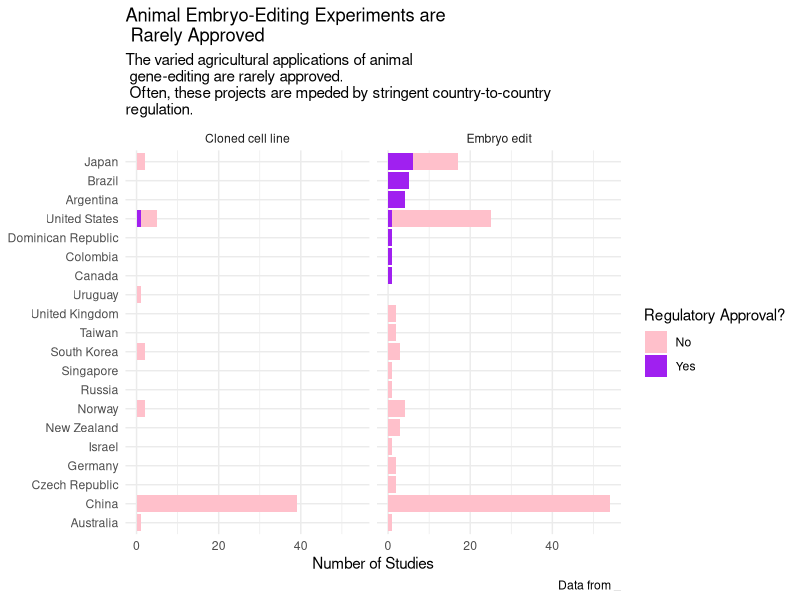
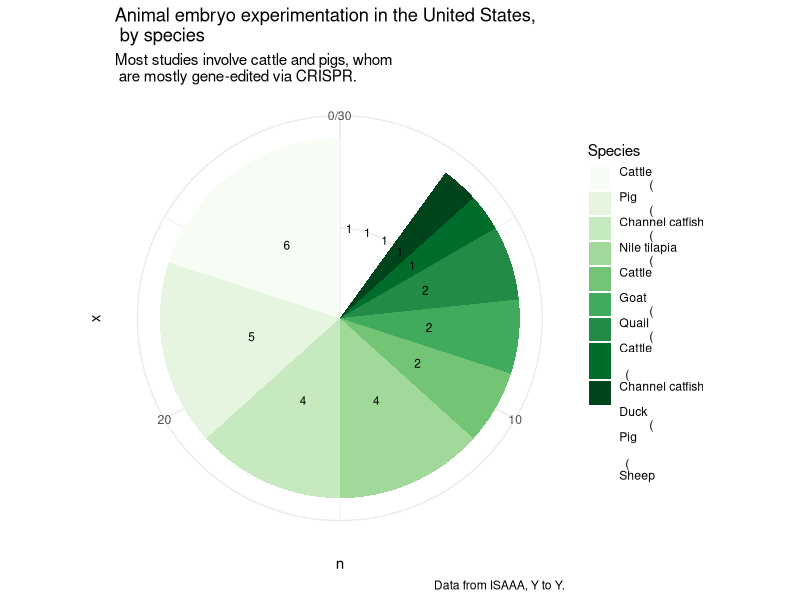
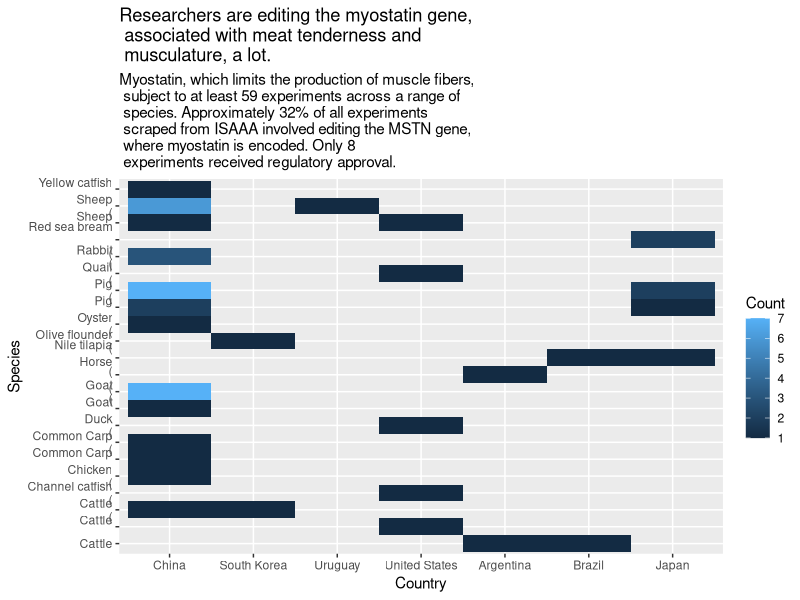
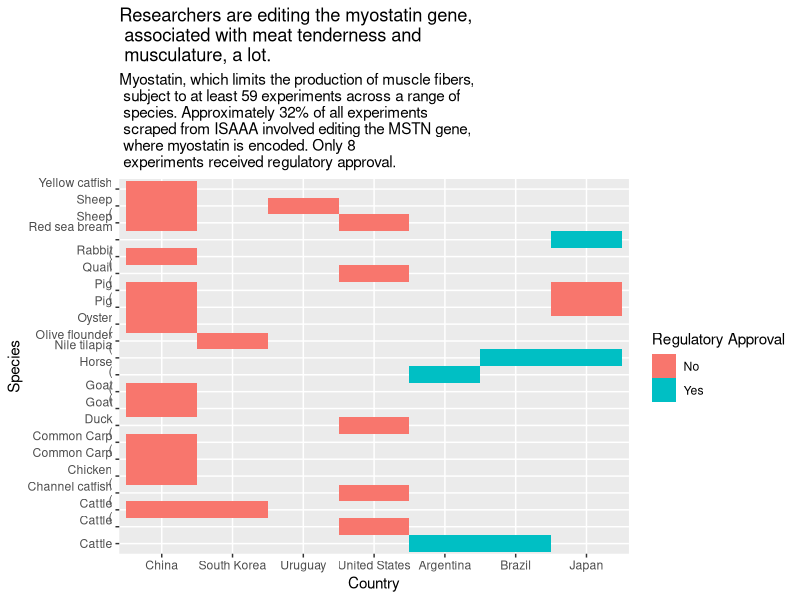
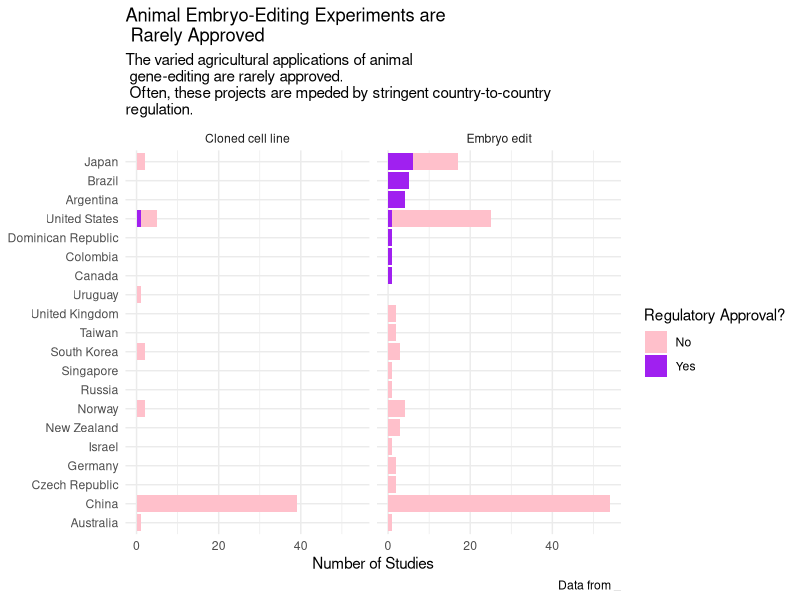
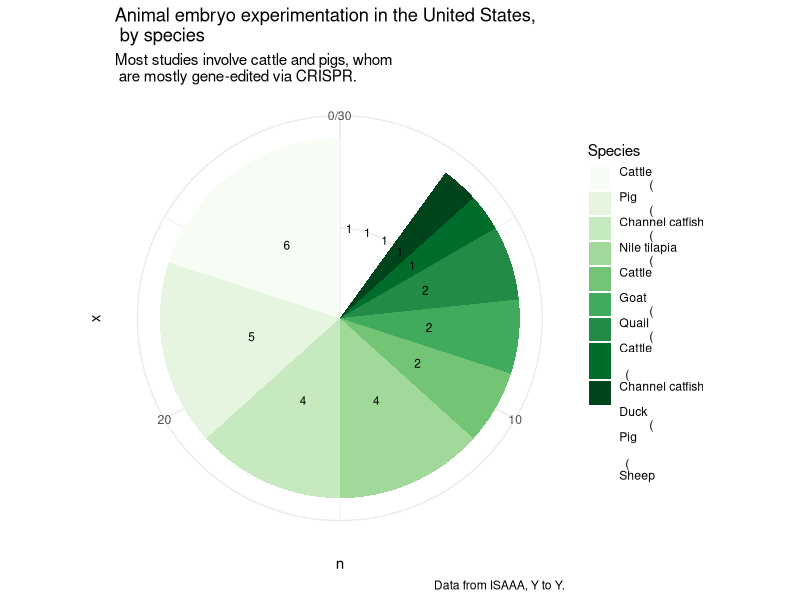
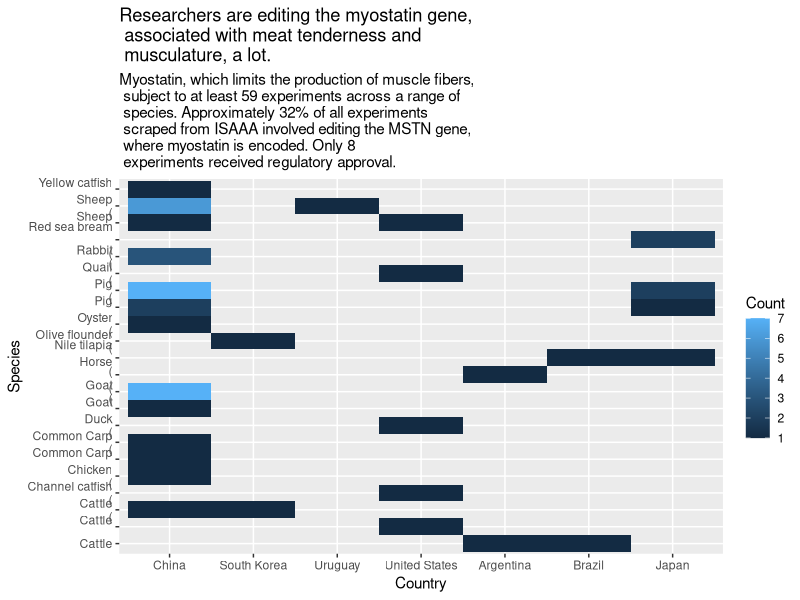
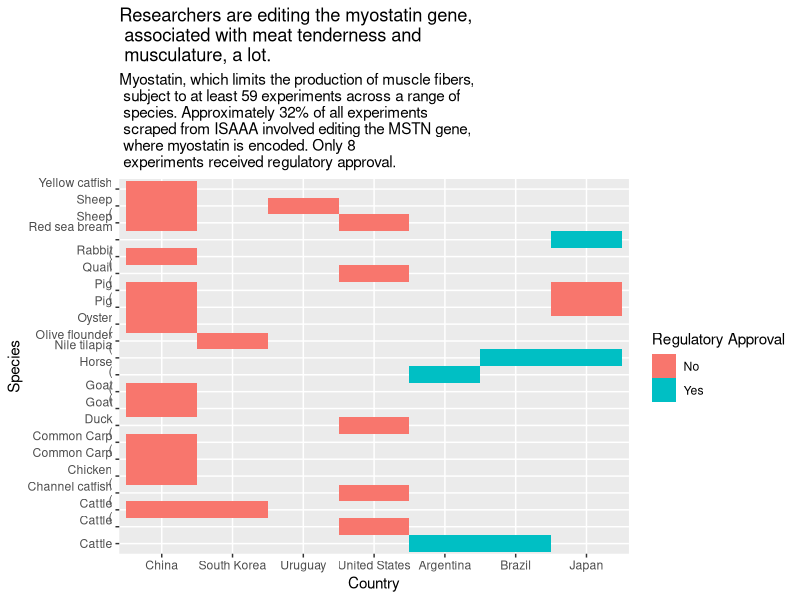

The R source for these figures, in order:
library(tidyverse)

setwd('~/Desktop/unicorn')
isaaa <- read_csv("isaaa_full.csv")
view(isaaa)

#Graph 1, looking at approval rates

isaaa <- isaaa %>%
  filter(
    !Editing_Method %in% c("Other"),
    !Regulatory_Process %in% c("NA", "", NA)
  ) %>%
  mutate(Country = fct_reorder(
    Country,
    Regulatory_Process == "Yes",
    sum,
    .desc = FALSE
  ))

animal_approval <- ggplot(isaaa, aes(x=Country, fill = Regulatory_Process)) +
  geom_bar(position = "stack") +
  facet_wrap(~ Editing_Method) +
  scale_fill_manual(values = c("Yes" = "purple", "No" = "pink")) +
  coord_flip() +
  labs(
    title = "Animal Embryo-Editing Experiments are\n Rarely Approved",
    x = NULL,
    y = "Number of Studies",
    fill = "Regulatory Approval?",
    subtitle = "The varied agricultural applications of animal\n gene-editing are rarely approved.\n Often, these projects are mpeded by stringent country-to-country\nregulation.",
    caption = "Data from _"
  ) +
  theme_minimal()

animal_approval

ggsave("animal_approval_plot.pdf", width = 8, height = 6)

# How many approved? Where?

mean(isaaa$Regulatory_Process == "Yes", na.rm = TRUE) * 100

sum(isaaa$Country == "China" & isaaa$Regulatory_Process == "Yes", na.rm = TRUE)

sum(isaaa$Country == "Argentina" & isaaa$Regulatory_Process == "Yes", na.rm = TRUE)
sum(isaaa$Country == "Argentina" & isaaa$Regulatory_Process == "No", na.rm = TRUE)

# Graph 2, what about the U.S.?

us_only <- isaaa %>%
  filter (Country == "United States",
          !is.na(Species),
          Species != "NA",
          Species != "Other") %>%
  count(Species) %>%
  arrange(desc(n)) %>%
  mutate(prop = n / sum(n),
         label = n
    )

us_plot <- ggplot(us_only, aes(x = "", y = n, fill = reorder(Species, -n))) +
  geom_col(width = 1) +
  coord_polar(theta = "y") +
  geom_text(
    aes(label = label),
    position = position_stack(vjust = 0.5),
    size = 3
  ) +
  scale_fill_brewer(palette = "Greens") +
  labs(
    title = "Animal embryo experimentation in the United States,\n by species",
    subtitle = "Most studies involve cattle and pigs, whom\n are mostly gene-edited via CRISPR.",
    caption = "Data from ISAAA, Y to Y.",
    fill = "Species") +
  theme_minimal() 

table(isaaa$Editing_Method)[c("Cloned cell line", "Embryo edit")]
      
sum(isaaa$Country == "United States" & isaaa$Regulatory_Process == "Yes", na.rm = TRUE)
sum(isaaa$Country == "United States" & isaaa$Regulatory_Process == "No", na.rm = TRUE)

us_plot

ggsave("US_plot.pdf", width = 8, height = 6)


# Graph 3 and 4, looking at MSTN

MSTN <- isaaa %>%
  filter(grepl("\\bMSTN\\b", Genes)) %>%
  count(Species, Country) %>%
  arrange(desc(n))

mstn_1 <- ggplot(MSTN, aes(x = Country, y = Species, fill = n)) +
  geom_tile() +
  labs(
    title = "Researchers are editing the myostatin gene,\n associated with meat tenderness and\n musculature, a lot.",
    subtitle = "Myostatin, which limits the production of muscle fibers,\n subject to at least 59 experiments across a range of\n species. Approximately 32% of all experiments\n scraped from ISAAA involved editing the MSTN gene,\n where myostatin is encoded. Only 8\n experiments received regulatory approval.",
    x = "Country",
    y = "Species",
    fill = "Count"
    )

mstn_1

ggsave("mstn1_plot.pdf", width = 8, height = 6)


sum(isaaa$Genes == "MSTN", na.rm = TRUE)

MSTN_reg <- isaaa %>%
  filter(grepl("\\bMSTN\\b", Genes)) %>%
  filter(!is.na(Regulatory_Process)) %>%
  group_by(Species, Country, Regulatory_Process) %>%
  summarise(n = n(), .groups = "drop")

mstn_2 <- ggplot(MSTN_reg, aes(x = Country, y = Species, fill = Regulatory_Process)) +
  geom_tile() +
  labs(
    title = "Researchers are editing the myostatin gene,\n associated with meat tenderness and\n musculature, a lot.",
    subtitle = "Myostatin, which limits the production of muscle fibers,\n subject to at least 59 experiments across a range of\n species. Approximately 32% of all experiments\n scraped from ISAAA involved editing the MSTN gene,\n where myostatin is encoded. Only 8\n experiments received regulatory approval.",
    x = "Country",
    y = "Species",
    fill = "Regulatory Approval"
  )

mstn_2

ggsave("mstn2_plot.pdf", width = 8, height = 6)


  
